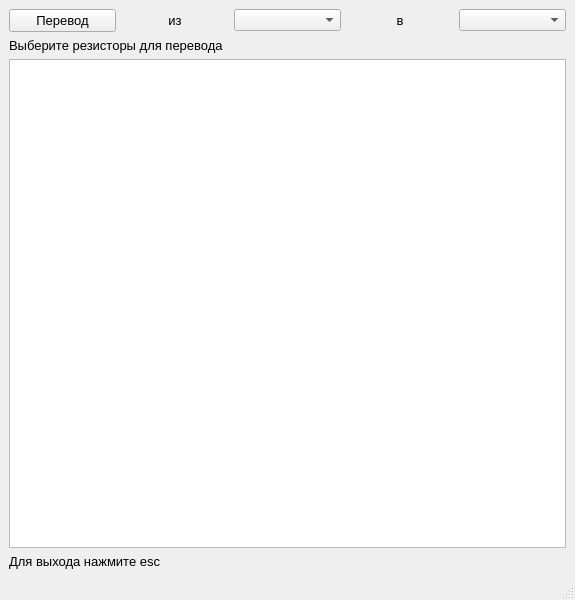
<?xml version="1.0" encoding="UTF-8"?>
<ui version="4.0">
 <class>UI4</class>
 <widget class="QMainWindow" name="UI4">
  <property name="geometry">
   <rect>
    <x>0</x>
    <y>0</y>
    <width>575</width>
    <height>600</height>
   </rect>
  </property>
  <property name="windowTitle">
   <string>MainWindow</string>
  </property>
  <widget class="QWidget" name="centralwidget">
   <layout class="QGridLayout" name="gridLayout">
    <item row="0" column="0">
     <widget class="QPushButton" name="pushButton">
      <property name="font">
       <font>
        <pointsize>10</pointsize>
       </font>
      </property>
      <property name="text">
       <string>Перевод</string>
      </property>
     </widget>
    </item>
    <item row="0" column="1">
     <widget class="QLabel" name="label_3">
      <property name="font">
       <font>
        <pointsize>10</pointsize>
       </font>
      </property>
      <property name="text">
       <string>из</string>
      </property>
      <property name="alignment">
       <set>Qt::AlignCenter</set>
      </property>
     </widget>
    </item>
    <item row="0" column="2">
     <widget class="QComboBox" name="comboBox"/>
    </item>
    <item row="0" column="3">
     <widget class="QLabel" name="label_4">
      <property name="font">
       <font>
        <pointsize>10</pointsize>
       </font>
      </property>
      <property name="text">
       <string>в</string>
      </property>
      <property name="alignment">
       <set>Qt::AlignCenter</set>
      </property>
     </widget>
    </item>
    <item row="0" column="4">
     <widget class="QComboBox" name="comboBox_2"/>
    </item>
    <item row="1" column="0" colspan="3">
     <widget class="QLabel" name="label_2">
      <property name="font">
       <font>
        <pointsize>10</pointsize>
       </font>
      </property>
      <property name="text">
       <string>Выберите резисторы для перевода</string>
      </property>
     </widget>
    </item>
    <item row="2" column="0" colspan="5">
     <widget class="QTableWidget" name="tableWidget"/>
    </item>
    <item row="3" column="0" colspan="2">
     <widget class="QLabel" name="label">
      <property name="font">
       <font>
        <pointsize>10</pointsize>
       </font>
      </property>
      <property name="text">
       <string>Для выхода нажмите esc</string>
      </property>
     </widget>
    </item>
   </layout>
  </widget>
  <widget class="QStatusBar" name="statusbar"/>
 </widget>
 <resources/>
 <connections/>
</ui>
